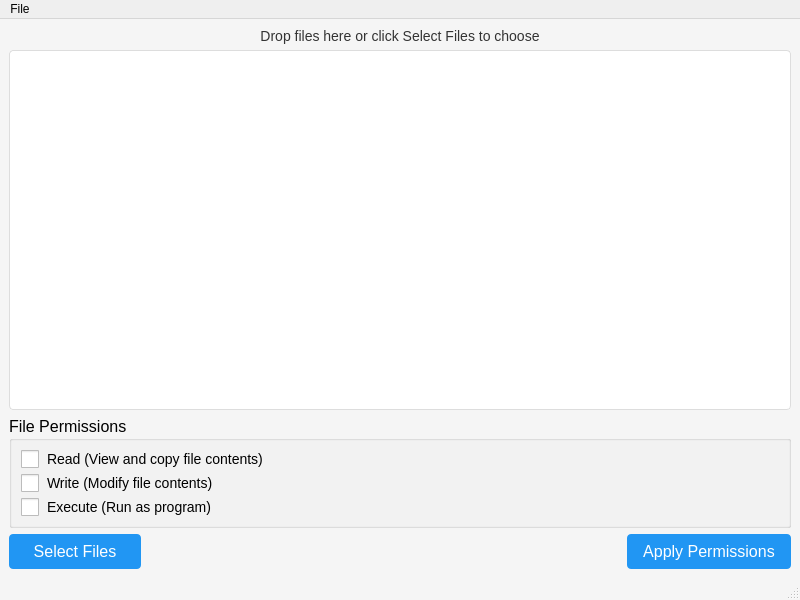
<?xml version="1.0" encoding="UTF-8"?>
<ui version="4.0">
 <class>PermissionsEditor</class>
 <widget class="QMainWindow" name="PermissionsEditor">
  <property name="geometry">
   <rect>
    <x>0</x>
    <y>0</y>
    <width>800</width>
    <height>600</height>
   </rect>
  </property>
  <property name="windowTitle">
   <string>File Permissions Editor</string>
  </property>
  <property name="styleSheet">
   <string>
    QMainWindow {
        background-color: #f5f5f5;
    }
    QListView {
        background-color: white;
        border: 1px solid #ddd;
        border-radius: 4px;
        padding: 5px;
    }
    QPushButton {
        background-color: #2196F3;
        color: white;
        border: none;
        padding: 8px 16px;
        border-radius: 4px;
        min-width: 100px;
    }
    QPushButton:hover {
        background-color: #1976D2;
    }
    QCheckBox {
        spacing: 8px;
        font-size: 14px;
    }
    QCheckBox::indicator {
        width: 18px;
        height: 18px;
    }
    QLabel {
        font-size: 14px;
        color: #333;
    }
   </string>
  </property>
  <widget class="QWidget" name="centralwidget">
   <layout class="QVBoxLayout" name="verticalLayout">
    <item>
     <widget class="QLabel" name="dropLabel">
      <property name="text">
       <string>Drop files here or click Select Files to choose</string>
      </property>
      <property name="alignment">
       <set>Qt::AlignCenter</set>
      </property>
      <property name="font">
       <font>
        <pointsize>12</pointsize>
       </font>
      </property>
     </widget>
    </item>
    <item>
     <widget class="QListView" name="select_ListView">
      <property name="acceptDrops">
       <bool>true</bool>
      </property>
      <property name="dragEnabled">
       <bool>true</bool>
      </property>
      <property name="minimumHeight">
       <number>200</number>
      </property>
      <property name="font">
       <font>
        <pointsize>12</pointsize>
       </font>
      </property>
     </widget>
    </item>
    <item>
     <widget class="QGroupBox" name="permissionsGroup">
      <property name="title">
       <string>File Permissions</string>
      </property>
      <property name="font">
       <font>
        <pointsize>12</pointsize>
       </font>
      </property>
      <layout class="QVBoxLayout" name="permissionsLayout">
       <item>
        <widget class="QCheckBox" name="read_checkBox">
         <property name="text">
          <string>Read (View and copy file contents)</string>
         </property>
         <property name="toolTip">
          <string>Allow reading the file contents</string>
         </property>
         <property name="font">
          <font>
           <pointsize>12</pointsize>
          </font>
         </property>
        </widget>
       </item>
       <item>
        <widget class="QCheckBox" name="write_checkBox">
         <property name="text">
          <string>Write (Modify file contents)</string>
         </property>
         <property name="toolTip">
          <string>Allow modifying the file contents</string>
         </property>
         <property name="font">
          <font>
           <pointsize>12</pointsize>
          </font>
         </property>
        </widget>
       </item>
       <item>
        <widget class="QCheckBox" name="execute_checkBox">
         <property name="text">
          <string>Execute (Run as program)</string>
         </property>
         <property name="toolTip">
          <string>Allow executing the file as a program</string>
         </property>
         <property name="font">
          <font>
           <pointsize>12</pointsize>
          </font>
         </property>
        </widget>
       </item>
      </layout>
     </widget>
    </item>
    <item>
     <layout class="QHBoxLayout" name="buttonLayout">
      <item>
       <widget class="QPushButton" name="select_button">
        <property name="text">
         <string>Select Files</string>
        </property>
        <property name="icon">
         <iconset>icons/folder.png</iconset>
        </property>
        <property name="font">
         <font>
          <pointsize>12</pointsize>
         </font>
        </property>
       </widget>
      </item>
      <item>
       <spacer name="horizontalSpacer">
        <property name="orientation">
         <enum>Qt::Horizontal</enum>
        </property>
        <property name="sizeHint" stdset="0">
         <size>
          <width>40</width>
          <height>20</height>
         </size>
        </property>
       </spacer>
      </item>
      <item>
       <widget class="QPushButton" name="apply_permissions_button">
        <property name="text">
         <string>Apply Permissions</string>
        </property>
        <property name="icon">
         <iconset>icons/check.png</iconset>
        </property>
        <property name="font">
         <font>
          <pointsize>12</pointsize>
         </font>
        </property>
       </widget>
      </item>
     </layout>
    </item>
   </layout>
  </widget>
  <widget class="QMenuBar" name="menubar">
   <property name="geometry">
    <rect>
     <x>0</x>
     <y>0</y>
     <width>800</width>
     <height>21</height>
    </rect>
   </property>
   <widget class="QMenu" name="menu_File">
    <property name="title">
     <string>File</string>
    </property>
    <addaction name="action_Exit"/>
   </widget>
   <addaction name="menu_File"/>
  </widget>
  <action name="action_Exit">
   <property name="text">
    <string>Exit</string>
   </property>
   <property name="shortcut">
    <string>Alt+F4</string>
   </property>
  </action>
  <widget class="QStatusBar" name="statusbar"/>
 </widget>
 <resources/>
 <connections/>
</ui>
